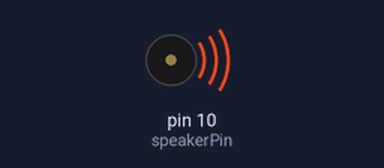
The program below on a simulated Arduino Uno, built with avr-gcc and run on an emulated ATmega328P. Parts: buzzer (waves = sounding). At 14.9 s the program stops and its outputs stay as they are.

Above: at 0.15 s.
At 14.9 s:
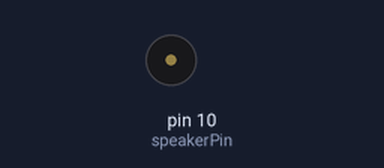
Timing chart, 0 to 16.4 s (numbered marks = the images above):
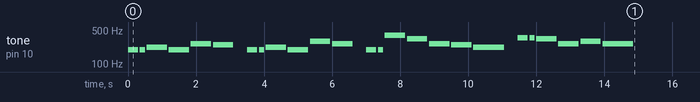

The program:

main.cpp
```cpp
/*
    SparkFun Inventor’s Kit
    Circuit 2A - Buzzer

    Play notes using a buzzer connected to pin 10

    This sketch was written by SparkFun Electronics, with lots of help from the Arduino community.
    This code is completely free for any use.

    View circuit diagram and instructions at: https://learn.sparkfun.com/tutorials/sparkfun-inventors-kit-experiment-guide---v41
    Download drawings and code at: https://github.com/sparkfun/SIK-Guide-Code
*/

#include <Arduino.h>

int speakerPin = 10;               //the pin that buzzer is connected to

void play( char note, int beats)
{
    int numNotes = 14;  // number of notes in our note and frequency array (there are 15 values, but arrays start at 0)

    //Note: these notes are C major (there are no sharps or flats)

    //this array is used to look up the notes
    char notes[] = { 'c', 'd', 'e', 'f', 'g', 'a', 'b', 'C', 'D', 'E', 'F', 'G', 'A', 'B', ' '};
    //this array matches frequencies with each letter (e.g. the 4th note is 'f', the 4th frequency is 175)
    int frequencies[] = {131, 147, 165, 175, 196, 220, 247, 262, 294, 330, 349, 392, 440, 494, 0};

    int currentFrequency = 0;    //the frequency that we find when we look up a frequency in the arrays
    int beatLength = 150;   //the length of one beat (changing this will speed up or slow down the tempo of the song)

    //look up the frequency that corresponds to the note
    for (int i = 0; i < numNotes; i++)  // check each value in notes from 0 to 14
    {
        if (notes[i] == note)             // does the letter passed to the play function match the letter in the array?
        {
            currentFrequency = frequencies[i];   // Yes! Set the current frequency to match that note
        }
    }

    //play the frequency that matched our letter for the number of beats passed to the play function
    tone(speakerPin, currentFrequency, beats * beatLength);
    delay(beats * beatLength);  //wait for the length of the tone so that it has time to play
    delay(50);                  //a little delay between the notes makes the song sound more natural

}

void setup()
{
    pinMode(speakerPin, OUTPUT);    //set the output pin for the speaker
}

void loop()
{
    play('g', 2);       //ha
    play('g', 1);       //ppy
    play('a', 4);       //birth
    play('g', 4);       //day
    play('C', 4);       //to
    play('b', 4);       //you

    play(' ', 2);       //pause for 2 beats

    play('g', 2);       //ha
    play('g', 1);       //ppy
    play('a', 4);       //birth
    play('g', 4);       //day
    play('D', 4);       //to
    play('C', 4);       //you

    play(' ', 2);       //pause for 2 beats

    play('g', 2);       //ha
    play('g', 1);       //ppy
    play('G', 4);       //birth
    play('E', 4);       //day
    play('C', 4);       //dear
    play('b', 4);       //your
    play('a', 6);       //name

    play(' ', 2);       //pause for 2 beats

    play('F', 2);       //ha
    play('F', 1);       //ppy
    play('E', 4);       //birth
    play('C', 4);       //day
    play('D', 4);       //to
    play('C', 6);       //you

    while (true) {}     //get stuck in this loop forever so that the song only plays once
}


/* CHART OF FREQUENCIES FOR NOTES IN C MAJOR
  Note      Frequency (Hz)
  c        131
  d        147
  e        165
  f        175
  g        196
  a        220
  b        247
  C        262
  D        294
  E        330
  F        349
  G        392
  A        440
  B        494
*/
```

Measured:
- by itself, tone on pin 10 (speakerPin): plays 196 Hz for 0.30 s, 196 Hz for 0.15 s, 220 Hz for 0.60 s, 196 Hz for 0.60 s, 262 Hz for 0.60 s, 247 Hz for 0.60 s … (25 notes in this stretch)
